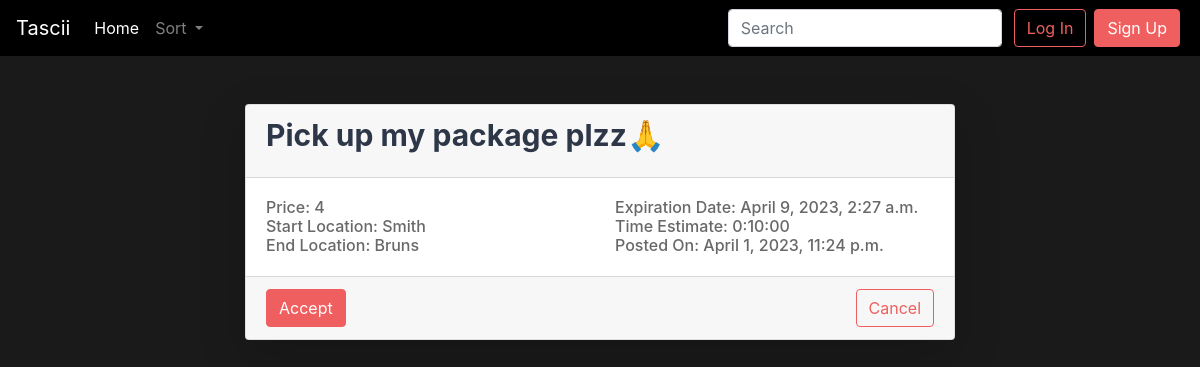
/1/, run on the app's committed database.
### feed/models.py (models this page shows)
class Post(models.Model):
    title = models.CharField(max_length=100)
    price = models.IntegerField()
    start_loc = models.CharField(max_length=100) # Could create custom location field to get long and lat too
    end_loc = models.CharField(max_length=100)
    expiration_date = models.DateTimeField()
    time_estimate = models.DurationField()
    user = models.ForeignKey(User, on_delete=models.CASCADE, related_name='%(class)s_post_created')
    created_at = models.DateTimeField(auto_now_add=True)
    status = models.CharField(max_length=20, default='open') # open, accepted, completed, cancelled
    filled_by = models.ForeignKey(User, on_delete=models.CASCADE, related_name='%(class)s_post_filled', null=True, blank=True)

### feed/views.py (the view)
# urls.py: path("<int:pk>/", views.post_details, name="post_details"),
def post_details(request, pk):
    post = Post.objects.get(pk=pk)
    context = {
        'post': post
    }
    return render(request, 'post_details.html', context)

### feed/templates/post_details.html (shortened to what this page needs)
{% extends "base.html" %}
{% block styles %}
  {% load static %}
{% endblock %}
{% block page_content %}
  <div class="container mt-5">
    <div class="row">
      <div class="col-md-8 mx-auto">
        <div class="card shadow-lg">
          <div class="card-header bg-gray-500">
            <h3 class="card-title text-gray-800">{{ post.title }}</h3>
          </div>
          <div class="card-body">
            <div class="row">
              <div class="col-md-6">
                <h4 class="card-text text-gray-500"><span class="text-black">Price:</span> {{ post.price }}</h4>
                <h4 class="card-text text-gray-500"><span class="text-black">Start Location:</span> {{ post.start_loc }}</h4>
                <h4 class="card-text text-gray-500"><span class="text-black">End Location:</span> {{ post.end_loc }}</h4>
              </div>
              <div class="col-md-6">
                <h4 class="card-text text-gray-500"><span class="text-black">Expiration Date:</span> {{ post.expiration_date }}</h4>
                <h4 class="card-text text-gray-500"><span class="text-black">Time Estimate:</span> {{ post.time_estimate }}</h4>
                <h4 class="card-text text-gray-500"><span class="text-black">Posted On:</span> {{ post.created_at }}</h4>
              </div>
            </div>
          </div>
          <div class="card-footer d-flex justify-content-between">
            <form method="POST" action="{% url 'post_accept' post.id %}">
              <button type="submit" class="btn btn-primary">Accept</button>
            </form>
            <a href="{% url 'feed' %}" class="btn btn-outline-primary">Cancel</a>
          </div>
        </div>
      </div>
    </div>
  </div>
{% endblock %}

### feed/static/feed/main.css (style rules this page uses)
:root { --brand-color: #f05f5f; }
.btn-primary { background-color: var(--arc-palette-foregroundPrimary, var(--brand-color, black)) !important; border-color: var(--arc-palette-foregroundPrimary, var(--brand-color, black)) !important; }
.btn-outline-primary { color: var(--arc-palette-foregroundPrimary, var(--brand-color, black)) !important; border-color: var(--arc-palette-foregroundPrimary, var(--brand-color, black)) !important; background-color: transparent; background-image: none; }
body { color: white; background-color: #1a1a1a; }
.card-title { font-size: 30px; font-weight: Bold; }
.card-text { font-size: 16px; margin-bottom: 0px; }
.text-gray-800 { color: #2d3748; }
.text-gray-500 { color: #686868; }

### data on the page
Post: title "Pick up my package plzz🙏", price "4", start_loc "Smith", end_loc "Bruns", expiration_date "April 9, 2023, 2:27 a.m.", time_estimate "0:10:00", created_at "April 1, 2023, 11:24 p.m."
